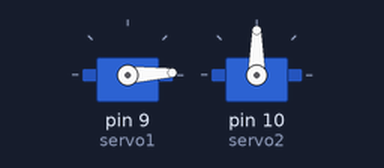
This sketch was run on a simulated Arduino Uno, built with avr-gcc and run on an emulated ATmega328P. On the bench: 2 × servo.

Above: at 0.05 s.
At 2.6 s:
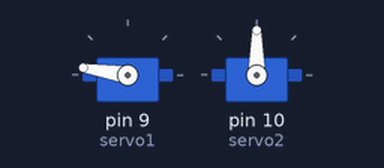
At 5.2 s:
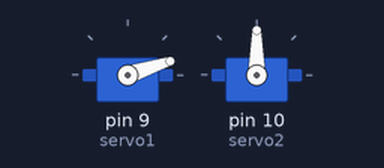
At 10.9 s:
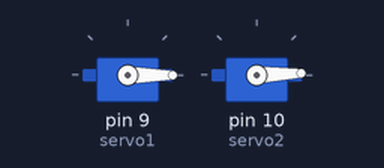
Timing chart, 0 to 14.2 s (numbered marks = the images above):
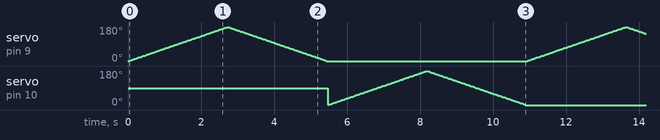

The sketch:

RadarServo.ino
```cpp
#include <Servo.h>

Servo servo1;  // create servo object to control a servo
Servo servo2;  // create another servo object

void setup() {
  servo1.attach(9);  // attaches the first servo on pin 9 to the servo object
  servo2.attach(10); // attaches the second servo on pin 10 to the servo object
}

void loop() {
  // Sweep servo1 from 0 to 180 degrees
  for (int pos = 0; pos <= 180; pos += 1) {
    servo1.write(pos);
    delay(15);
  }
  // And back from 180 to 0 degrees
  for (int pos = 180; pos >= 0; pos -= 1) {
    servo1.write(pos);
    delay(15);
  }

  // Sweep servo2 from 0 to 180 degrees
  for (int pos = 0; pos <= 180; pos += 1) {
    servo2.write(pos);
    delay(15);
  }
  // And back from 180 to 0 degrees
  for (int pos = 180; pos >= 0; pos -= 1) {
    servo2.write(pos);
    delay(15);
  }
}
```
